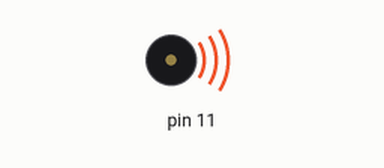
A sketch run on a simulated Arduino Uno, built with avr-gcc and run on an emulated ATmega328P. Parts: buzzer (waves = sounding).

Above: at 0.01 s.
At 0.6 s:
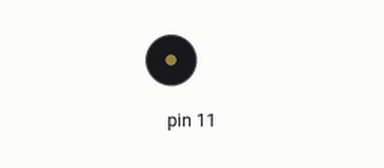
Timing chart, 0 to 2.1 s (numbered marks = the images above):
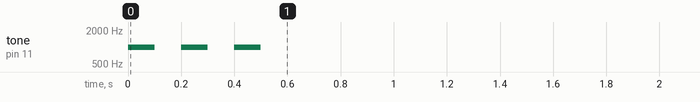

The sketch:

BUZZER.ino
```cpp
void setup() {
    pinMode(11, OUTPUT);
      for (int i=0; i<=2;i++){
      tone(11, 1000, 100);

      delay(200);
    }
    noTone(11);
}

void loop() {

}
```
